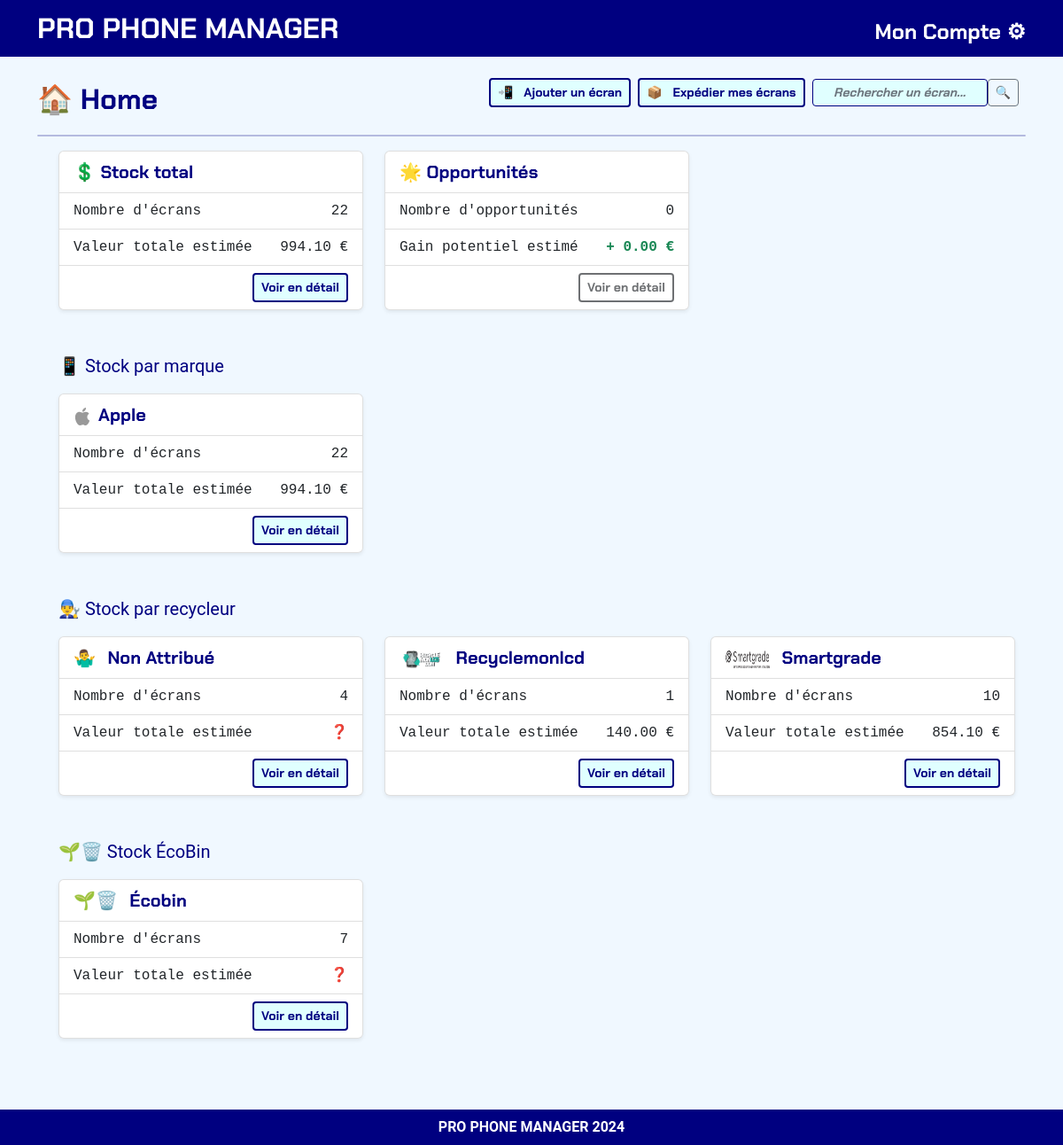
The app's page /dashboard/ (signed in) with its own data.
### listings/models.py (models this page shows, shortened)
class Recycler(models.Model):
    company_name = models.CharField(max_length=100, verbose_name="Dénomination sociale de l'entreprise", blank=True)
    company_raison_social = models.CharField(max_length=100, verbose_name="Raison sociale", blank=True)
    siren = models.CharField(max_length=15, verbose_name="Numéro siren")
    address = models.TextField(verbose_name="Adresse")
    postal_code = models.CharField(max_length=10, verbose_name="Code postal")
    city = models.CharField(max_length=50, verbose_name="Ville")
    phone_number = models.CharField(max_length=15, verbose_name="Numéro de téléphone")
    url = models.URLField()
    payment_method = models.CharField(max_length=50)
    payment_delay = models.TextField(blank=True, null=True)
    shipping_fee = models.CharField(max_length=50)
    date_joined = models.DateTimeField(default=timezone.now, blank=True, null=True)
    is_us = models.BooleanField(default=False)

### listings/views.py (the view, shortened to what this page needs)
# urls.py: path('dashboard/', dashboard, name='dashboard'),
@login_required
def dashboard(request):
        broken_screens = BrokenScreen.objects.filter(repairstore__user=request.user, is_packed=False)
        brand_statistics = broken_screens.values('screenmodel__screenbrand').annotate(
            items_count_brand=Count('screenmodel__screenbrand'),
            total_value=Sum('price')
        )
        poubelle_statistics = broken_screens.filter(Q(recycler__company_name='ÉcoBin')).values('recycler__company_name').annotate(
        items_count_poubelle=Count('recycler__company_name'),
        total_value_poubelle=Sum('price')
    )
        recycler_statistics = broken_screens.exclude(Q(recycler__company_name='ÉcoBin')).values('recycler__company_name').annotate(
        items_count_recycler=Count('recycler__company_name'),
        items_count_brand=Count('screenmodel__screenbrand'),
        total_value_recycler=Sum('price')
    )
        items_count = broken_screens.count()
        items_value = broken_screens.aggregate(total_value=Sum('price'))['total_value'] or 0
        opportunities_count = 0
        opportunities_value = 0
        broken_screen_op_list = []
        for broken_screen in broken_screens:
            if broken_screen.price is not None:
                current_value = broken_screen.price
                recycler_prices = RecyclerPricing.objects.filter(
                    screenmodel=broken_screen.screenmodel,
                    grade=broken_screen.grade
                ).order_by('-price')
        context = {
            'items_count': items_count,
            'items_value': items_value,
            'recap_brand_table': brand_statistics,
            'recap_recycler_table': recycler_statistics,
            'recap_poubelle_table': poubelle_statistics,  # Ajout de la statistique pour le "Stock Poubelle"
            'opportunities_count': opportunities_count,
            'opportunities_value': opportunities_value,
            'broken_screens': broken_screens,
        }
        return render(request, 'dashboard.html', context)

### listings/templates/dashboard.html (shortened to what this page needs)
{% extends "base_webapp.html" %}
{% load static %}
{% block page_title %}
    <span>🏠 Home</span>
    <div class="float-end d-flex align-items-center">
        <a class="btn btn-sm btn-outline-blue me-2" href="{% url 'create_brokenscreen' %}">
            <span class="me-2">📲</span>
            <span>Ajouter un écran</span>
        </a>
        <a class="btn btn-sm btn-outline-blue me-2{% if broken_screens.count == 0 %} disabled{% endif %}" href="{% url 'expedier_mes_ecrans' %}">
            <span class="me-2">📦</span>
            <span>Expédier mes écrans</span>
        </a>
<form class="d-flex me-2" id="searchForm">
    <input
        type="text"
        class="form-control custom-search-input btn btn-sm btn-outline-blue"
        placeholder="Rechercher un écran..."
        aria-label="Trouver un écran"
        aria-describedby="button-addon2"
        id="searchInput"
    >
    <button
        class="btn btn-sm btn-outline-secondary"
        type="submit"
        id="button-addon2"
    >
        🔍
    </button>
</form>
{% endblock %}
{% block page_content %}
    <div class="row mb-4">
        <div class="col-12 col-md-6 col-lg-4 mb-4">
            <ul class="list-group font-monospace shadow-sm">
                <li class="list-group-item logo-blue fs-5">💲 Stock {% if brand %}{{ brand.screenmodel|title }}{% elif recycler %}{{ recycler|title }}{% else %}total{% endif %}</li>
                <li class="list-group-item fs-6">
                    <span>Nombre d'écrans</span>
                    <span class="float-end">{{ items_count }}</span>
                </li>
                <li class="list-group-item fs-6">
                    <span>Valeur totale estimée</span>
                    <span class="float-end">{{ items_value |floatformat:2}} €</span>
                </li>
                {% if request.resolver_match.url_name == 'dashboard' %}
                    <li class="list-group-item text-end">
                        <a href="{% url 'stock_all' %}" class="btn btn-sm btn-outline-blue{% if items_count == 0 %} disabled{% endif %}">Voir en détail</a>
                    </li>
                {% endif %}
            </ul>
        </div>
        <div class="col-12 col-md-6 col-lg-4 mb-4 fs-5 text-blue">
            <ul class="list-group font-monospace shadow-sm">
                <li class="list-group-item logo-blue fs-5">🌟 Opportunités</li>
                <li class="list-group-item fs-6">
                    <span>Nombre d'opportunités</span>
                    <span class="float-end">{{ opportunities_count }}</span>
                </li>
                <li class="list-group-item fs-6">
                    <span>Gain potentiel estimé</span>
                    <span class="fw-bold text-success float-end">+ {{ opportunities_value |floatformat:2 }} €</span>
                </li>
                <li class="list-group-item text-end">
                    <a href="{% url 'opportunities' %}" class="btn btn-sm btn-outline-blue{% if opportunities_count == 0 %} disabled{% endif %}">Voir en détail</a>
                </li>
            </ul>
        </div>
    </div>
    {% if recap_brand_table|length > 0 %}
        <div class="row mb-4">
            <div class="mb-3 fs-5 text-blue">📱 Stock par marque</div>
            {% for brand_info in recap_brand_table %}
                <div class="col-12 col-md-6 col-lg-4 mb-4">
                    <ul class="list-group font-monospace shadow-sm">
                        <li class="list-group-item logo-blue fs-5">
                            <img src="{% static 'img/brand_logos/' %}{{ brand_info.screenmodel__screenbrand }}.svg" class="me-2" width="20px" height="20px">{{ brand_info.screenmodel__screenbrand|title }}
                        </li>
                        <li class="list-group-item fs-6">
                            <span>Nombre d'écrans</span>
                            <span class="float-end">{{ brand_info.items_count_brand }}</span>
                        </li>
                        <li class="list-group-item fs-6">
                            <span>Valeur totale estimée</span>
                            <span class="float-end">{{ brand_info.total_value |floatformat:2}} €</span>
                        </li>
                        <li class="list-group-item text-end">
                            <a href="{% url 'stock_brand' brand_ref=brand_info.screenmodel__screenbrand %}" class="btn btn-sm btn-outline-blue">Voir en détail</a>
                        </li>
                    </ul>
                </div>
            {% endfor %}
        </div>
    {% endif %}
    {% if recap_recycler_table|length > 0 %}
        <div class="row mb-4">
            <div class="mb-3 fs-5 text-blue">👨‍🔧 Stock par recycleur</div>
            {% for recycler_info in recap_recycler_table %}
    <div class="col-12 col-md-6 col-lg-4 mb-4">
        <ul class="list-group font-monospace shadow-sm">
            <li class="list-group-item logo-blue fs-5">
                {% if recycler_info.recycler__company_name is None %}
                    <span class="me-2">🤷‍♂️</span>
                {% else %}
                    <img src="{% static 'img/recycler_logos/'|add:recycler_info.recycler__company_name|lower|add:'.png' %}" alt="Logo Recycleur" class="me-2" width="50" height="20">
                {% endif %}
                <span>{{ recycler_info.recycler__company_name|default_if_none:"Non attribué"|title }}</span>
            </li>
            <li class="list-group-item fs-6">
                <span>Nombre d'écrans</span>
                <span class="float-end">{{ recycler_info.items_count_brand }}</span>
            </li>
            <li class="list-group-item fs-6">
                <span>Valeur totale estimée</span>
                {% if recycler_info.total_value_recycler == 0 %}
                    <span class="float-end">❓</span>
                {% else %}
                    <span class="float-end">{{ recycler_info.total_value_recycler|default_if_none:'0'|floatformat:2 }} €</span>
                {% endif %}
            </li>
            <li class="list-group-item text-end">
                {% if recycler_info.recycler__company_name is None %}
                    <a href="{% url 'stock_unattributed' %}" class="btn btn-sm btn-outline-blue{% if items_count == 0 %} disabled{% endif %}">Voir en détail</a>
                {% else %}
                    <a href="{% url 'stock_recycler' recycler_ref=recycler_info.recycler__company_name %}" class="btn btn-sm btn-outline-blue{% if items_count == 0 %} disabled{% endif %}">Voir en détail</a>
                {% endif %}
            </li>
        </ul>
    </div>
{% endfor %}
        </div>
    {% endif %}
    {% if recap_poubelle_table|length > 0 %}
    <div class="row mb-4">
        <div class="mb-3 fs-5 text-blue">🌱🗑️ Stock ÉcoBin</div>
        {% for poubelle_info in recap_poubelle_table %}
            <div class="col-12 col-md-6 col-lg-4 mb-4">
                <ul class="list-group font-monospace shadow-sm">
                    <li class="list-group-item logo-blue fs-5">
                        <span class="me-2">🌱🗑️</span>
                        <span>{{ poubelle_info.recycler__company_name|title }}</span>
                    </li>
                    <li class="list-group-item fs-6">
                        <span>Nombre d'écrans</span>
                        <span class="float-end">{{ poubelle_info.items_count_poubelle }}</span>
                    </li>
                    <li class="list-group-item fs-6">
                        <span>Valeur totale estimée</span>
                        {% if poubelle_info.total_value_poubelle == 0 %}
                            <span class="float-end">❓</span>
                        {% else %}
                            <span class="float-end">{{ poubelle_info.total_value_poubelle|default_if_none:'0'|floatformat:2 }} €</span>
                        {% endif %}
                    </li>
                    <li class="list-group-item text-end">
                        <a href="{% url 'stock_recycler' recycler_ref=poubelle_info.recycler__company_name %}" class="btn btn-sm btn-outline-blue">Voir en détail</a>
                    </li>
                </ul>
            </div>
        {% endfor %}
    </div>
{% endif %}
{% endblock page_content %}

### listings/static/styles.css (style rules this page uses)
body { font-family: 'Roboto', sans-serif; scroll-behavior: smooth; background-color: AliceBlue; }
a { color:navy; }
.logo-blue { font-family: 'ChakraPetch', sans-serif; color:navy; font-weight: bold; }
.text-blue { color:navy; }
.btn { font-family: 'ChakraPetch', sans-serif; }
.btn-outline-blue { font-family: 'ChakraPetch', sans-serif; color:navy; background-color:LightCyan; border: 2px solid navy; }
.custom-search-input:valid { border-color: navy !important; }
.custom-search-input { font-style: italic; font-weight: 100; color: #666; border: 1px solid #ced4da; }
.custom-search-input:valid { color: black; }

### records on screen
Recycler: recycler__company_name "Recyclemonlcd", items_count_brand "1", total_value_recycler "140.00", shows "Voir en détail"
Recycler: recycler__company_name "Écobin", items_count_poubelle "7"

### other values on screen
{{ items_count }} "22"
{{ items_value |floatformat:2 }} "994.10"
{{ opportunities_count }} "0"
{{ opportunities_value |floatformat:2 }} "0.00"
{{ brand_info.screenmodel__screenbrand|title }} "Apple"
{{ brand_info.items_count_brand }} "22"
{{ brand_info.total_value |floatformat:2 }} "994.10"
{{ recycler_info.items_count_brand }} "4" "10"
{{ recycler_info.total_value_recycler|default_if_none:'0'|floatformat:2 }} "854.10"
